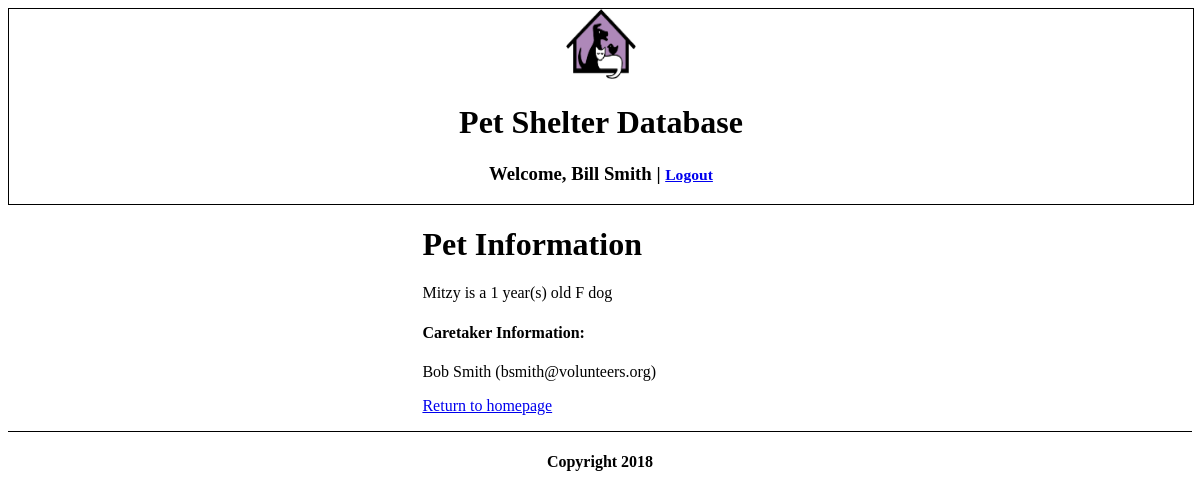
Screenshot of /final-pets/pets/viewpet.php?id=4 (signed in) with the database file from the repository.
### tables this page shows
CREATE TABLE IF NOT EXISTS `pets` (
  `pet_id` int(10) unsigned NOT NULL,
  `name` varchar(256) DEFAULT NULL,
  `age` int(11) DEFAULT NULL,
  `sex` varchar(1) DEFAULT NULL,
  `species` varchar(128) DEFAULT NULL,
  `caretaker_id` smallint(6) NOT NULL
);

CREATE TABLE IF NOT EXISTS `caretakers` (
  `caretaker_id` smallint(6) NOT NULL,
  `caretaker_name` varchar(100) NOT NULL,
  `email` varchar(100) NOT NULL
);

### final-pets/pets/includes/functions.php (called while the page is built)
<?php
function sanitizeString($var)
{
	$var = stripslashes($var);
	$var = strip_tags($var);
	$var = htmlentities($var);
	return $var;
}
function sanitizeMySQL($connection, $var)
{
	$var = sanitizeString($var);
	$var = $connection->real_escape_string($var);
	return $var;
}
?>

### final-pets/pets/viewpet.php (the view, shortened to what this page needs)
<?php
include_once 'includes/header.php';
require_once 'includes/functions.php';
$conn = new mysqli($hn, $un, $pw, $db);
if (isset($_GET['id'])) {
	$id = sanitizeMySQL($conn, $_GET['id']);
	$query = "SELECT * FROM pets NATURAL JOIN caretakers WHERE pet_id=".$id;
	$result = $conn->query($query);
	$rows = $result->num_rows;
	if ($rows == 0) {
		echo "No pet found with id of $id<br>";
	} else {
		while ($row = $result->fetch_assoc()) {
			echo '<h1>Pet Information</h1>';
			echo '<p>'.$row["name"]." is a ".$row["age"]." year(s) old ".$row["sex"]." ".$row["species"].'</p>';
			echo '<h4>Caretaker Information:</h4>';
			echo $row["caretaker_name"]." (".$row["email"].")";
		}
	}
	echo "<p><a href=\"index.php\">Return to homepage</a></p>";
} else {
	echo "No pet id passed";
}
include_once 'includes/footer.php';
?>

### rows the page displays
pets: name "Mitzy", age "1", sex "F", species "dog", caretaker.caretaker_name "Bob Smith", caretaker.email "bsmith@volunteers.org"

### other values shown
$_SESSION['fname'] "Bill"
$_SESSION['lname'] "Smith"
